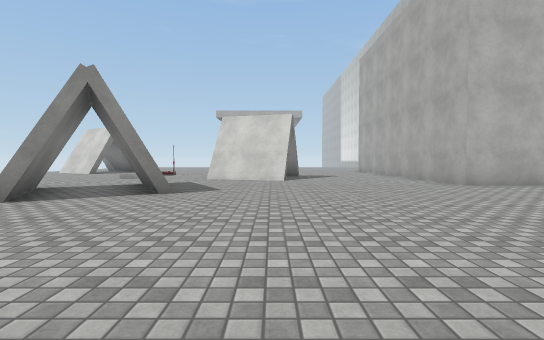
[1] (above)

19 first-person views from a walk through a scene from a Unity 3-D project. The camera is 1.2 m above the floor, tilts 2° down and sees 85° across. The floor is counted in squares, 2 m on a side. Each view is taken from the middle of a square. On the plan, view 1 faces up. The plan holds only what a view shows up to about 9 squares ahead; the rest is blank. The place goes on beyond the plan. Some animated figures are left out. Some surface patterns are stand-ins.

[2]
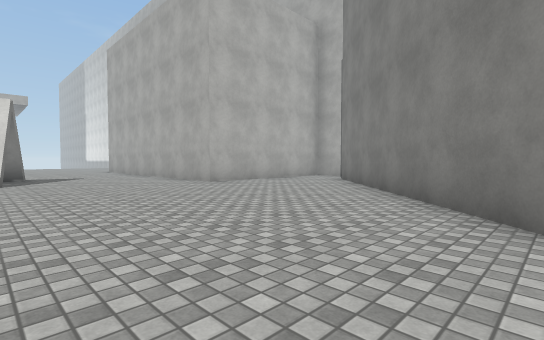

[3]
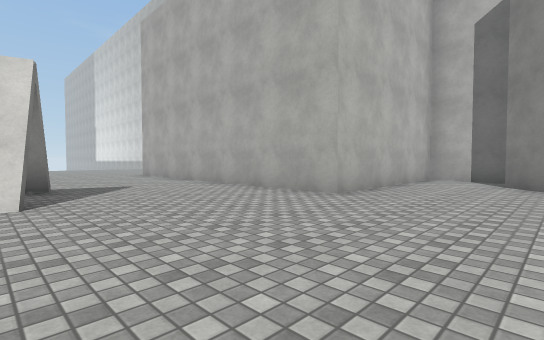

[4]
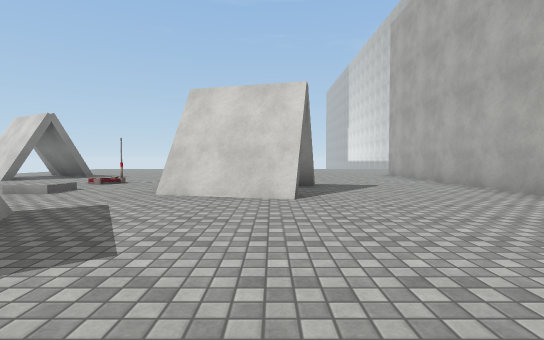

[5]
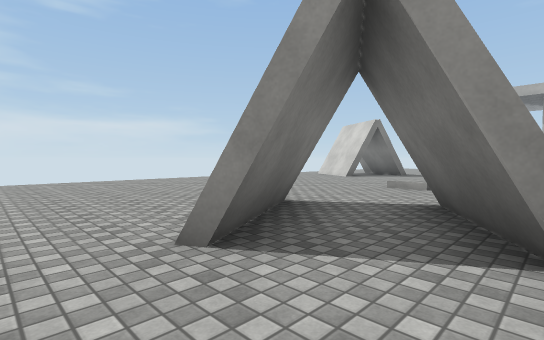

[6]
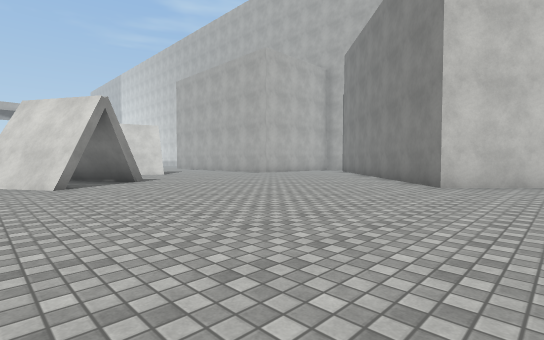

[7]
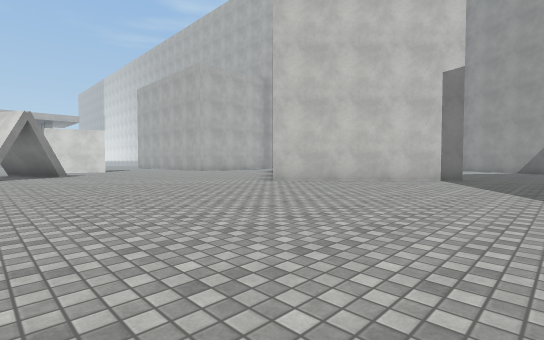

[8]
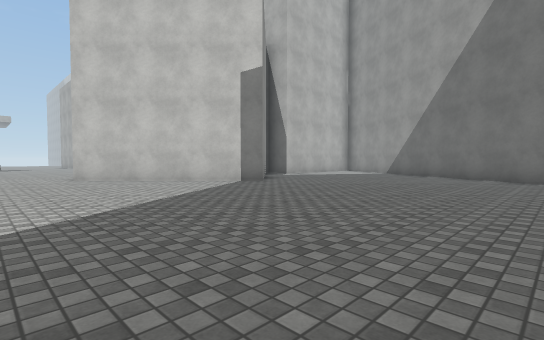

[9]
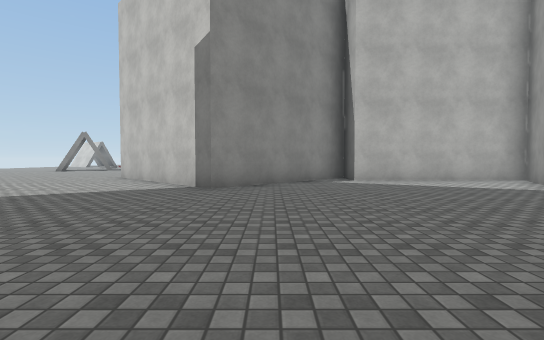

[10]
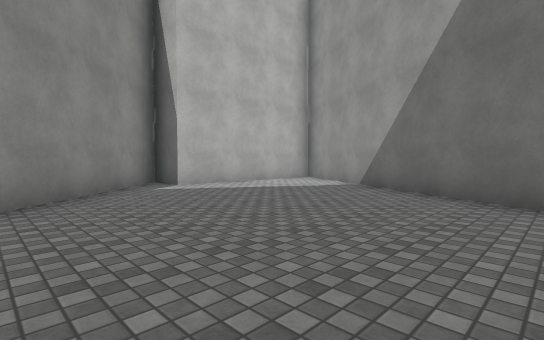

[11]
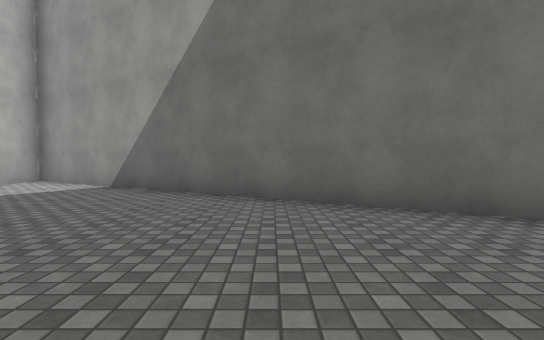

[12]
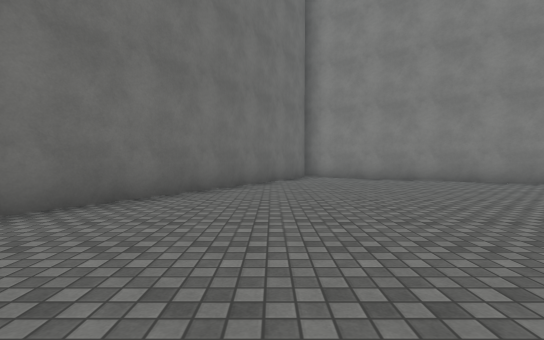

[13]
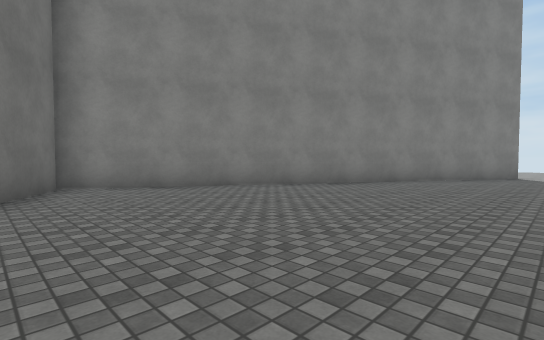

[14]
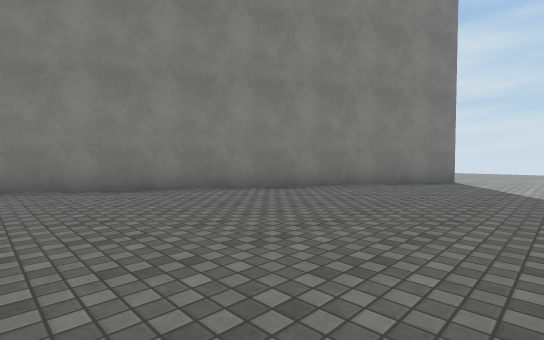

[15]
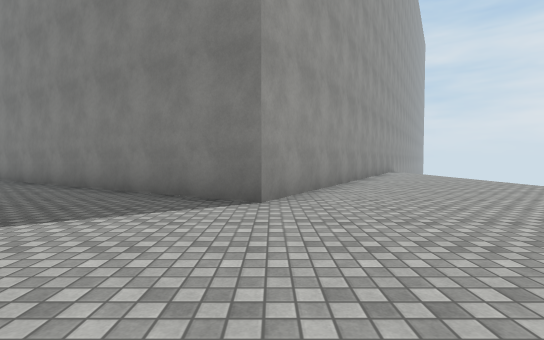

[16]
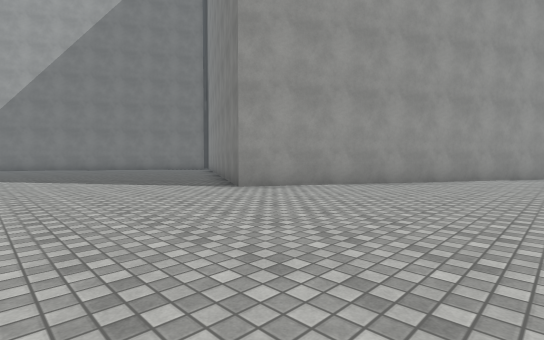

[17]
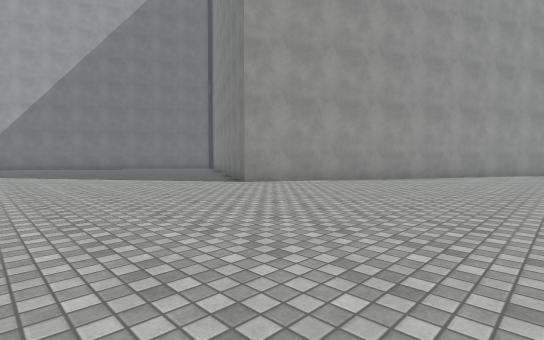

[18]
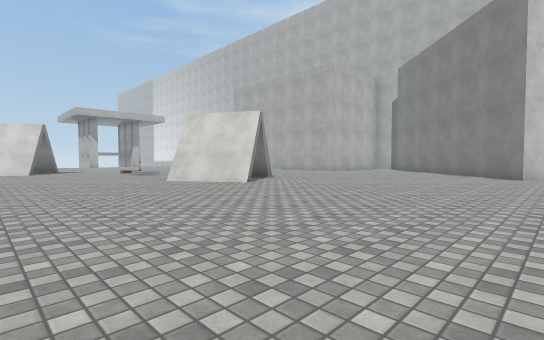

[19]
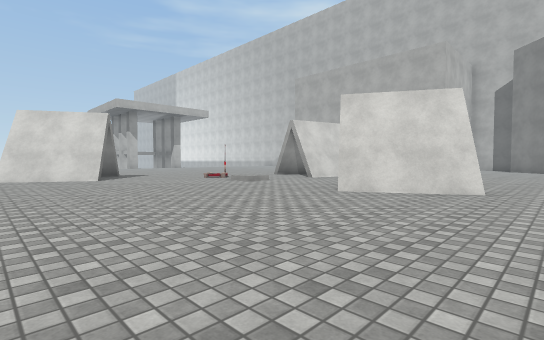

### Floor plan
Points are (right, up) in squares from view 1. A wall is a line through its corners. A room is listed if a view was taken in it or the views show most of it. See-through windows are left out.
Room 1 (views 1, 2, 3, 4, 5, 6, 7, 8, 9, 10, 11, 12, 13, 14, 15, 16, 17, 18, 19)
walls: (-3.7, 4.1) (-5, 6.3); (-3.5, 4.2) (-4.8, 6.4); (-2.1, 4.9) (-3.4, 7.2); (-1.7, 5.3) (-2.3, 4.9) (-3.5, 7); (-4.7, 6.5) (-3.4, 4.3); (0.4, 8.6) (-2, 9.3); (0.6, 9.2) (0.5, 8.9) (-1.9, 9.5); (1, 10.8) (0.8, 10.2); (9.4, 5) (9.4, 6.9) (4.5, 6.9) (4.5, 13); (-7.5, 12.5) (-9.4, 13.6); (-7.2, 12.9) (-7.4, 12.6) (-9, 13.5); (-9.5, -19.1) (-4.9, -11.1) (5.8, -17.2) (14.3, -2.5) (9.4, -2.5) (9.4, -1.3) (5.7, -4.9) (2, -1.1) (8, 5)
low walls: (-4.9, 6.4) (-3.6, 4.2)

Positions as (right, up) in squares from view 1, and headings:
1: (0, 0), facing up
2: (0, 0), facing up-right
3: (0, 4), facing up-right
4: (0, 4), facing up
5: (-2, 3), facing up-left
6: (-5, -3), facing up-right
7: (-4, -7), facing up-right
8: (0, -11), facing up-right
9: (7, -11), facing up
10: (6, -9), facing up-right
11: (6, -9), facing right
12: (7, -7), facing down
13: (7, -10), facing down-left
14: (4, -9), facing down-left
15: (-5, -7), facing down
16: (-10, -7), facing down-right
17: (-11, -6), facing down-right
18: (-9, -2), facing up-right
19: (-10, 3), facing up-right
